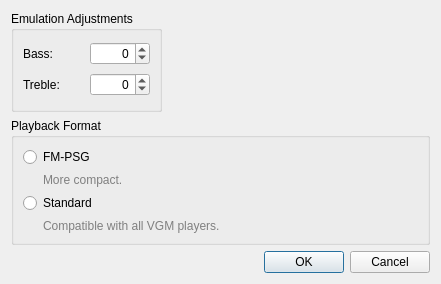
<?xml version="1.0" encoding="UTF-8"?>
<ui version="4.0">
 <class>SettingsDialog</class>
 <widget class="QDialog" name="SettingsDialog">
  <property name="geometry">
   <rect>
    <x>0</x>
    <y>0</y>
    <width>441</width>
    <height>284</height>
   </rect>
  </property>
  <property name="minimumSize">
   <size>
    <width>440</width>
    <height>0</height>
   </size>
  </property>
  <property name="windowTitle">
   <string>Settings</string>
  </property>
  <layout class="QVBoxLayout" name="verticalLayout_2">
   <item>
    <layout class="QGridLayout" name="gridLayout_2">
     <item row="0" column="0">
      <widget class="QGroupBox" name="groupBox_2">
       <property name="title">
        <string>Emulation Adjustments</string>
       </property>
       <layout class="QGridLayout" name="gridLayout">
        <item row="0" column="0">
         <widget class="QLabel" name="bassLabel">
          <property name="text">
           <string>Bass:</string>
          </property>
         </widget>
        </item>
        <item row="0" column="1">
         <widget class="QSpinBox" name="bassSpinBox">
          <property name="maximumSize">
           <size>
            <width>64</width>
            <height>16777215</height>
           </size>
          </property>
          <property name="sizeIncrement">
           <size>
            <width>64</width>
            <height>0</height>
           </size>
          </property>
          <property name="alignment">
           <set>Qt::AlignRight|Qt::AlignTrailing|Qt::AlignVCenter</set>
          </property>
          <property name="minimum">
           <number>-100</number>
          </property>
          <property name="maximum">
           <number>100</number>
          </property>
         </widget>
        </item>
        <item row="1" column="0">
         <widget class="QLabel" name="trebleLabel">
          <property name="text">
           <string>Treble:</string>
          </property>
         </widget>
        </item>
        <item row="1" column="1">
         <widget class="QSpinBox" name="trebleSpinBox">
          <property name="maximumSize">
           <size>
            <width>64</width>
            <height>16777215</height>
           </size>
          </property>
          <property name="sizeIncrement">
           <size>
            <width>64</width>
            <height>0</height>
           </size>
          </property>
          <property name="alignment">
           <set>Qt::AlignRight|Qt::AlignTrailing|Qt::AlignVCenter</set>
          </property>
          <property name="minimum">
           <number>-100</number>
          </property>
          <property name="maximum">
           <number>100</number>
          </property>
         </widget>
        </item>
       </layout>
      </widget>
     </item>
     <item row="0" column="1">
      <spacer name="horizontalSpacer">
       <property name="orientation">
        <enum>Qt::Horizontal</enum>
       </property>
       <property name="sizeHint" stdset="0">
        <size>
         <width>304</width>
         <height>93</height>
        </size>
       </property>
      </spacer>
     </item>
     <item row="1" column="0" colspan="2">
      <widget class="QGroupBox" name="groupBox_3">
       <property name="title">
        <string>Playback Format</string>
       </property>
       <layout class="QVBoxLayout" name="verticalLayout">
        <item>
         <widget class="QRadioButton" name="fmPSGRadioButton">
          <property name="text">
           <string>FM-PSG</string>
          </property>
         </widget>
        </item>
        <item>
         <widget class="QLabel" name="fmPSGLabel">
          <property name="styleSheet">
           <string notr="true">color: gray;</string>
          </property>
          <property name="text">
           <string>More compact.</string>
          </property>
          <property name="indent">
           <number>20</number>
          </property>
         </widget>
        </item>
        <item>
         <widget class="QRadioButton" name="standardRadioButton">
          <property name="text">
           <string>Standard</string>
          </property>
         </widget>
        </item>
        <item>
         <widget class="QLabel" name="standardLabel">
          <property name="styleSheet">
           <string notr="true">color: gray;</string>
          </property>
          <property name="text">
           <string>Compatible with all VGM players.</string>
          </property>
          <property name="indent">
           <number>20</number>
          </property>
         </widget>
        </item>
       </layout>
      </widget>
     </item>
    </layout>
   </item>
   <item>
    <widget class="QDialogButtonBox" name="buttonBox">
     <property name="orientation">
      <enum>Qt::Horizontal</enum>
     </property>
     <property name="standardButtons">
      <set>QDialogButtonBox::Cancel|QDialogButtonBox::Ok</set>
     </property>
    </widget>
   </item>
  </layout>
 </widget>
 <resources/>
 <connections>
  <connection>
   <sender>buttonBox</sender>
   <signal>accepted()</signal>
   <receiver>SettingsDialog</receiver>
   <slot>accept()</slot>
   <hints>
    <hint type="sourcelabel">
     <x>248</x>
     <y>254</y>
    </hint>
    <hint type="destinationlabel">
     <x>157</x>
     <y>274</y>
    </hint>
   </hints>
  </connection>
  <connection>
   <sender>buttonBox</sender>
   <signal>rejected()</signal>
   <receiver>SettingsDialog</receiver>
   <slot>reject()</slot>
   <hints>
    <hint type="sourcelabel">
     <x>316</x>
     <y>260</y>
    </hint>
    <hint type="destinationlabel">
     <x>286</x>
     <y>274</y>
    </hint>
   </hints>
  </connection>
 </connections>
</ui>
